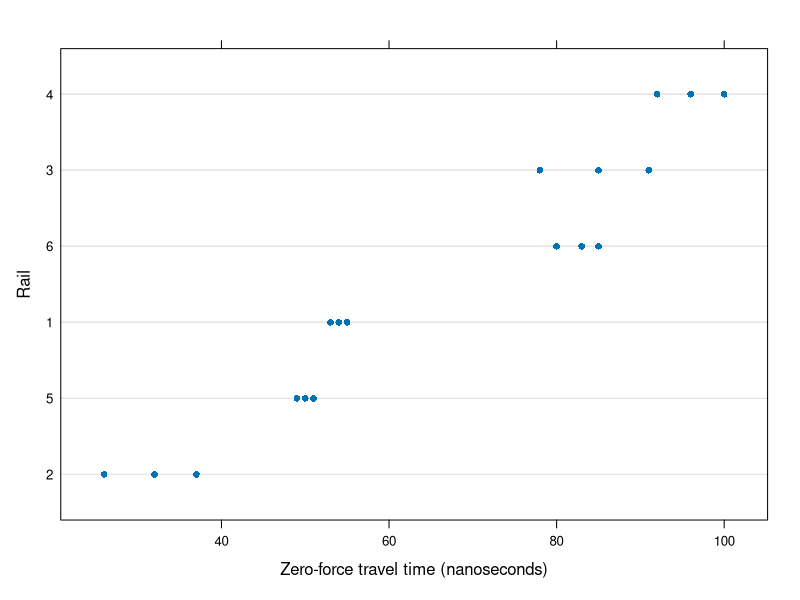
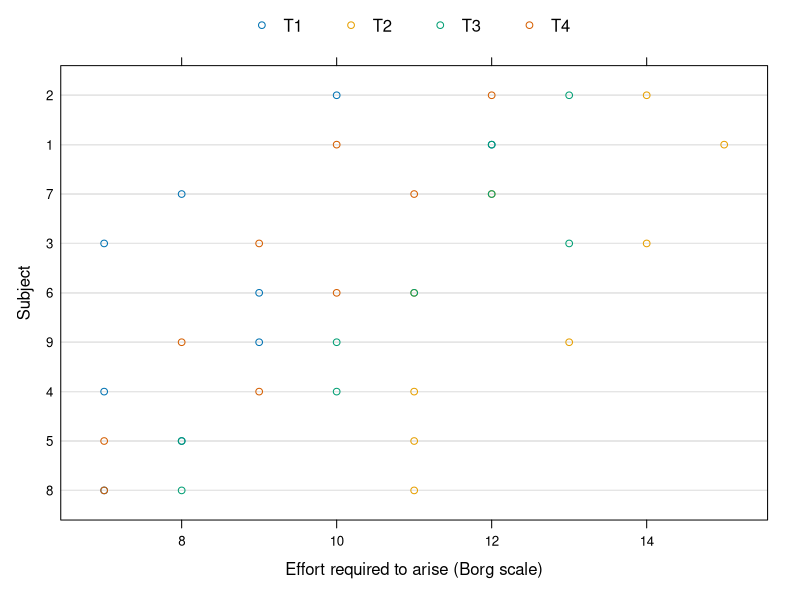
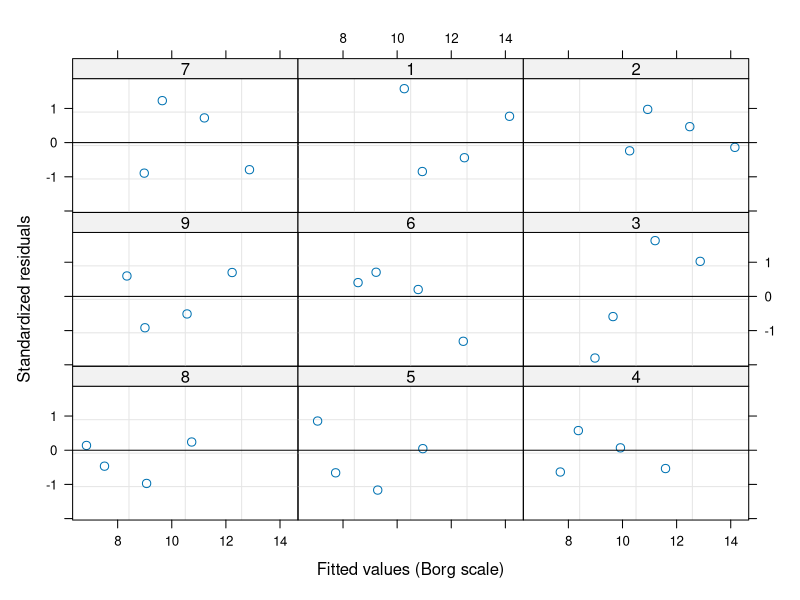
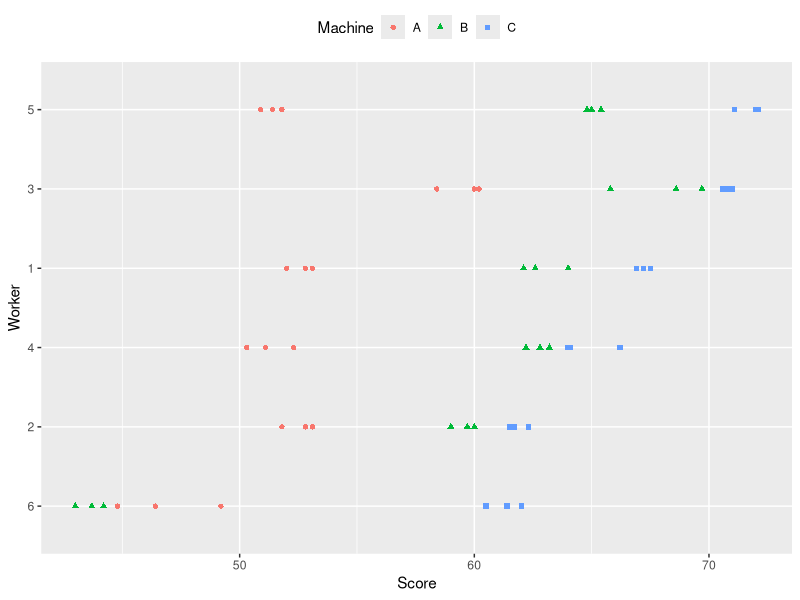
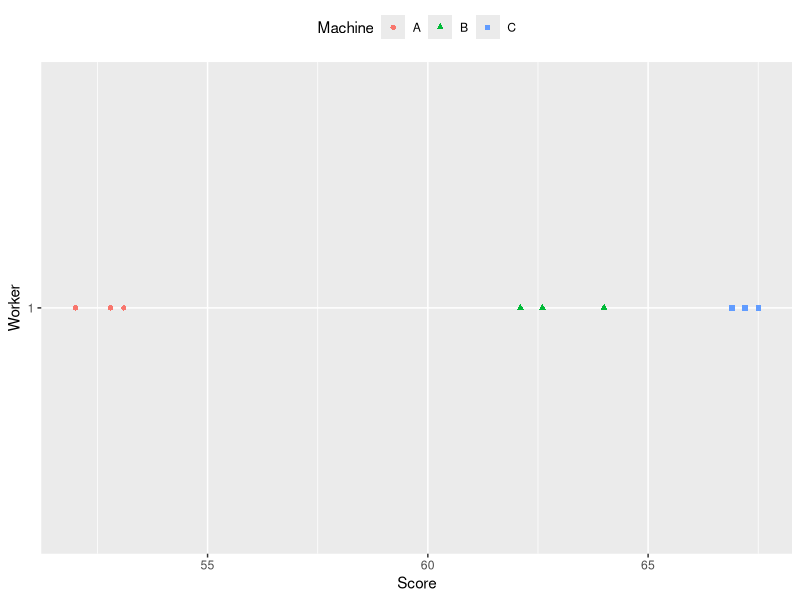
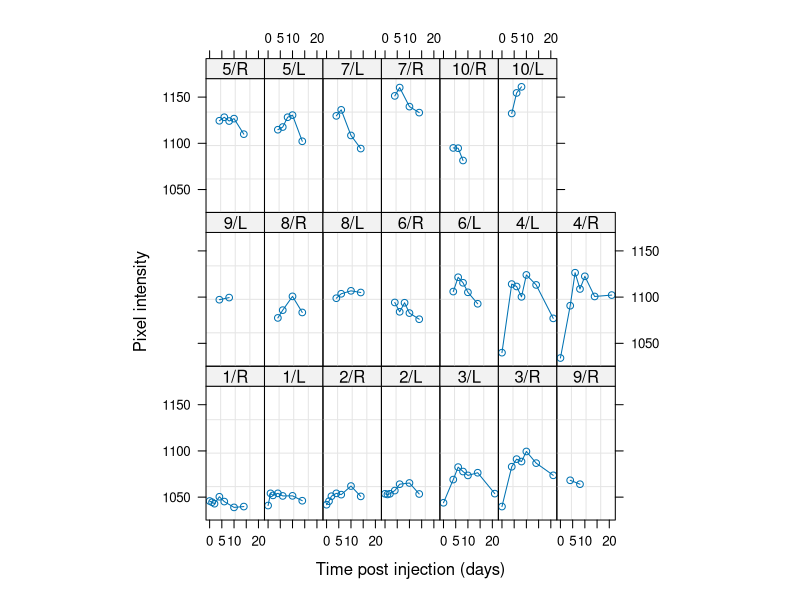
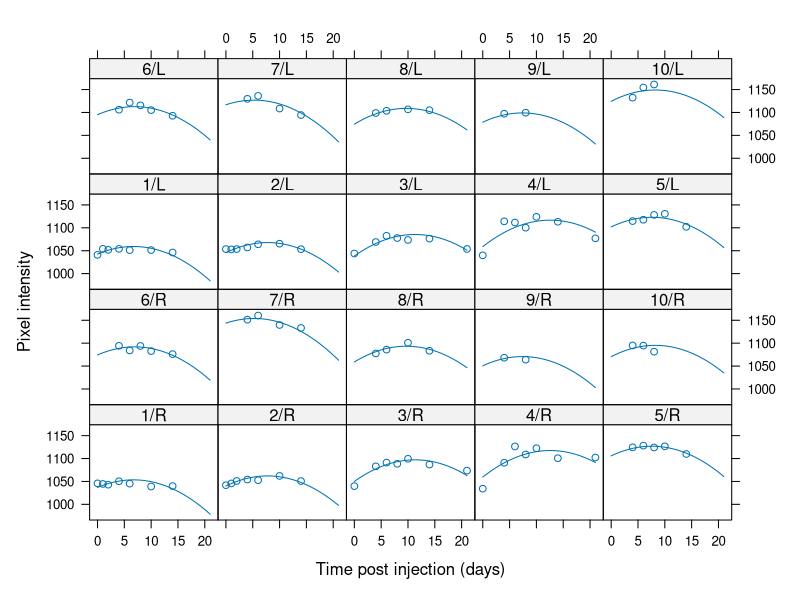
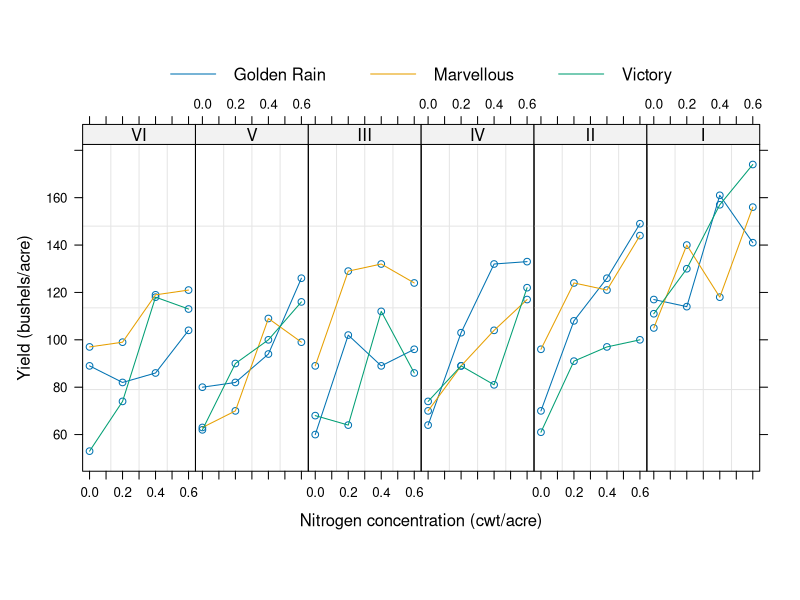

These figures' R source, in order:
## ---- chunk 1
suppressWarnings(suppressMessages(library(dplyr))) 
plot.experiment <- function(response, experimental, blocking, lab.x=NULL, lab.y=NULL, lab.experimental=NULL, jitter=FALSE){
  suppressMessages(require(ggplot2)) 
  df <- data.frame(response,experimental,blocking)
  if (jitter) {
    p <- ggplot(df, aes(x=response, y=blocking, colour=experimental, shape=experimental)) + 
      geom_point(position = position_jitter(w = diff(range(response)) * 0.05, h = 0))}else{
        p <- ggplot(df, aes(x=response, y=blocking, colour=experimental, shape=experimental)) +
          geom_point()
      }
  if (!is.null(lab.x)) {p <- p + xlab(lab.x)}
  if (!is.null(lab.y)) {p <- p + ylab(lab.y)}
  if (is.null(lab.experimental)) {
    p <- p + guides(colour=guide_legend(title=NULL), shape=guide_legend(title=NULL)) 
  }else{
   p <- p + guides(colour=guide_legend(title=lab.experimental), shape=guide_legend(title=lab.experimental))
  }
  p + theme(legend.position="top")
}
## ---- chunk 2
suppressMessages(library(nlme))
suppressMessages(library(kableExtra))
knitr::kable(t(Rail)) %>%  kable_styling("striped", "hover") %>%
  scroll_box(width = "100%", height = "100%")
## ---- chunk 3
plot(Rail)
## ---- chunk 4
rail_data <- Rail
lm.random <- lme(fixed = travel~1, data=rail_data, random = ~1 | Rail)
# fixed = travel~1: only the intercept is the fixed effect
# random = ~1 | Rail: there is a single random effect for each group and the grouping is given by the Rail
summary(lm.random)
## ---- chunk 5
intervals(lm.random)
## ---- chunk 6
anova(lm.random)
## ---- chunk 7
knitr::kable(t(ergoStool)) %>% kable_styling("striped", "hover") %>%
  scroll_box(width = "100%", height = "100%")
## ---- chunk 8
plot(ergoStool)
## ---- chunk 9
ergoStool %>% filter(Subject == "1") %>% model.matrix(effort ~ Type, .)
## ---- chunk 10
lmod.random <- lme(effort ~ Type, data = ergoStool, random = ~1 | Subject)
summary(lmod.random)
## ---- chunk 11
anova(lmod.random)
## ---- chunk 12
intervals(lmod.random)
## ---- chunk 13
plot(lmod.random,
     form = resid(., type="p") ~ fitted(.) | Subject,
     abline = 0)
## ---- chunk 14
knitr::kable(t(Machines)) %>% kable_styling("striped", "hover") %>%
  scroll_box(width = "100%", height = "100%")
## ---- chunk 15
Machines %>% {plot.experiment(.$score,.$Machine,.$Worker,
                lab.x = "Score", lab.y = "Worker", lab.experimental = "Machine")}
## ---- chunk 16
lmod.random <- lme(score ~ Machine, data = Machines, random = ~1 | Worker)
summary(lmod.random)
## ---- chunk 17
# Worker/Machine: Modeling two levels of random effects, Worker and Machine within Worker
lmod.random.interact <- lme(score ~ Machine, data = Machines, random = ~1 | Worker/Machine)
summary(lmod.random.interact)
## ---- chunk 18
anova(lmod.random,lmod.random.interact)
## ---- chunk 19
Machines %>% filter(Worker == "1") %>% {plot.experiment(.$score,.$Machine,.$Worker,
                lab.x = "Score", lab.y = "Worker", lab.experimental = "Machine")}
## ---- chunk 20
# fixed effect X_1
Machines %>% filter(Worker == "1") %>% {model.matrix( score ~ Machine, .)}
## ---- chunk 21
# fixed effect Z_1
Machines %>% filter(Worker == "1") %>% {model.matrix(  score ~ Machine - 1, .)}
## ---- chunk 22
lmod.random.interact.general <- lme(score ~ Machine, Machines, random = ~ Machine -1 | Worker)
summary(lmod.random.interact.general)
## ---- chunk 23
anova(lmod.random, lmod.random.interact, lmod.random.interact.general)
## ---- chunk 24
OrthFe <- Orthodont %>% filter(Sex == "Female")
knitr::kable(t(OrthFe)) %>% kable_styling("striped", "hover") %>%
  scroll_box(width = "100%", height = "100%")
## ---- chunk 25
# fixed effect X_1
OrthFe  %>% filter(Subject == "F01") %>% {model.matrix( distance ~ age, .)}
## ---- chunk 26
# random effect Z_1
OrthFe  %>% filter(Subject == "F01") %>% {model.matrix(  distance ~ 1, .)}
## ---- chunk 27
lmod.OrthFe <- lme(distance ~ age, data=OrthFe, random = ~ 1 | Subject)
summary(lmod.OrthFe)
## ---- chunk 28
lmod.OrthFe.slope <- lme(distance ~ age, data=OrthFe, random = ~ age | Subject)
summary(lmod.OrthFe.slope)
## ---- chunk 29
anova(lmod.OrthFe, lmod.OrthFe.slope)
## ---- chunk 30
 knitr::kable(t(random.effects(lmod.OrthFe)))  %>% kable_styling("striped", "hover") %>%
  scroll_box(width = "100%", height = "100%")
## ---- chunk 31
knitr::kable(t(Pixel)) %>% kable_styling("striped", "hover") %>%
  scroll_box(width = "100%", height = "100%")
## ---- chunk 32
plot(Pixel)
## ---- chunk 33
lmod.nested <- lme(fixed = pixel ~ day + I(day^2), data=Pixel, random = 
                     list(Dog = pixel ~ day, Side = pixel ~ 1))
summary(lmod.nested)
## ---- chunk 34
intervals(lmod.nested)
## ---- chunk 35
plot(augPred(lmod.nested))
## ---- chunk 36
lmod.nested.res1 <- lme(fixed = pixel ~ day + I(day^2), data=Pixel, random = ~ day|Dog)
summary(lmod.nested.res1)
## ---- chunk 37
anova(lmod.nested.res1, lmod.nested)
## ---- chunk 38
lmod.nested.res2 <- lme(fixed = pixel ~ day + I(day^2), data=Pixel, 
                        random = ~ 1|Dog/Side)
anova(lmod.nested.res2, lmod.nested)
## ---- chunk 39
plot(Oats,inner=Oats$Variety)
